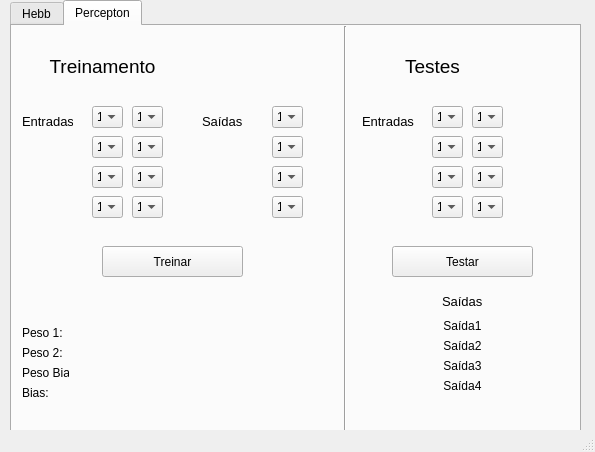
<?xml version="1.0" encoding="UTF-8"?>
<ui version="4.0">
 <class>MainWindow</class>
 <widget class="QMainWindow" name="MainWindow">
  <property name="geometry">
   <rect>
    <x>0</x>
    <y>0</y>
    <width>595</width>
    <height>452</height>
   </rect>
  </property>
  <property name="windowTitle">
   <string>MainWindow</string>
  </property>
  <widget class="QWidget" name="centralwidget">
   <widget class="QTabWidget" name="Perceptron_2">
    <property name="geometry">
     <rect>
      <x>10</x>
      <y>0</y>
      <width>571</width>
      <height>551</height>
     </rect>
    </property>
    <property name="currentIndex">
     <number>1</number>
    </property>
    <widget class="QWidget" name="Hebb">
     <attribute name="title">
      <string>Hebb</string>
     </attribute>
     <widget class="QLabel" name="label">
      <property name="geometry">
       <rect>
        <x>20</x>
        <y>20</y>
        <width>141</width>
        <height>41</height>
       </rect>
      </property>
      <property name="font">
       <font>
        <pointsize>14</pointsize>
       </font>
      </property>
      <property name="text">
       <string>Treinamento</string>
      </property>
      <property name="alignment">
       <set>Qt::AlignCenter</set>
      </property>
     </widget>
     <widget class="QLabel" name="label_2">
      <property name="geometry">
       <rect>
        <x>10</x>
        <y>80</y>
        <width>51</width>
        <height>31</height>
       </rect>
      </property>
      <property name="font">
       <font>
        <pointsize>10</pointsize>
       </font>
      </property>
      <property name="text">
       <string>Entradas</string>
      </property>
     </widget>
     <widget class="QComboBox" name="hebb9">
      <property name="geometry">
       <rect>
        <x>260</x>
        <y>80</y>
        <width>31</width>
        <height>22</height>
       </rect>
      </property>
      <property name="editable">
       <bool>false</bool>
      </property>
      <item>
       <property name="text">
        <string>1</string>
       </property>
      </item>
      <item>
       <property name="text">
        <string>-1</string>
       </property>
      </item>
     </widget>
     <widget class="QLabel" name="label_3">
      <property name="geometry">
       <rect>
        <x>190</x>
        <y>80</y>
        <width>61</width>
        <height>31</height>
       </rect>
      </property>
      <property name="font">
       <font>
        <pointsize>10</pointsize>
       </font>
      </property>
      <property name="text">
       <string>Saídas</string>
      </property>
     </widget>
     <widget class="QPushButton" name="botaotreinoHebb">
      <property name="geometry">
       <rect>
        <x>90</x>
        <y>220</y>
        <width>141</width>
        <height>31</height>
       </rect>
      </property>
      <property name="text">
       <string>Treinar</string>
      </property>
     </widget>
     <widget class="QComboBox" name="hebb10">
      <property name="geometry">
       <rect>
        <x>260</x>
        <y>110</y>
        <width>31</width>
        <height>22</height>
       </rect>
      </property>
      <property name="editable">
       <bool>false</bool>
      </property>
      <item>
       <property name="text">
        <string>1</string>
       </property>
      </item>
      <item>
       <property name="text">
        <string>-1</string>
       </property>
      </item>
     </widget>
     <widget class="QComboBox" name="hebb11">
      <property name="geometry">
       <rect>
        <x>260</x>
        <y>140</y>
        <width>31</width>
        <height>22</height>
       </rect>
      </property>
      <property name="editable">
       <bool>false</bool>
      </property>
      <item>
       <property name="text">
        <string>1</string>
       </property>
      </item>
      <item>
       <property name="text">
        <string>-1</string>
       </property>
      </item>
     </widget>
     <widget class="QComboBox" name="hebb12">
      <property name="geometry">
       <rect>
        <x>260</x>
        <y>170</y>
        <width>31</width>
        <height>22</height>
       </rect>
      </property>
      <property name="editable">
       <bool>false</bool>
      </property>
      <item>
       <property name="text">
        <string>1</string>
       </property>
      </item>
      <item>
       <property name="text">
        <string>-1</string>
       </property>
      </item>
     </widget>
     <widget class="QComboBox" name="hebb4">
      <property name="geometry">
       <rect>
        <x>120</x>
        <y>110</y>
        <width>31</width>
        <height>22</height>
       </rect>
      </property>
      <property name="editable">
       <bool>false</bool>
      </property>
      <item>
       <property name="text">
        <string>1</string>
       </property>
      </item>
      <item>
       <property name="text">
        <string>-1</string>
       </property>
      </item>
     </widget>
     <widget class="QComboBox" name="hebb2">
      <property name="geometry">
       <rect>
        <x>120</x>
        <y>80</y>
        <width>31</width>
        <height>22</height>
       </rect>
      </property>
      <property name="editable">
       <bool>false</bool>
      </property>
      <item>
       <property name="text">
        <string>1</string>
       </property>
      </item>
      <item>
       <property name="text">
        <string>-1</string>
       </property>
      </item>
     </widget>
     <widget class="QComboBox" name="hebb8">
      <property name="geometry">
       <rect>
        <x>120</x>
        <y>170</y>
        <width>31</width>
        <height>22</height>
       </rect>
      </property>
      <property name="editable">
       <bool>false</bool>
      </property>
      <item>
       <property name="text">
        <string>1</string>
       </property>
      </item>
      <item>
       <property name="text">
        <string>-1</string>
       </property>
      </item>
     </widget>
     <widget class="QComboBox" name="hebb6">
      <property name="geometry">
       <rect>
        <x>120</x>
        <y>140</y>
        <width>31</width>
        <height>22</height>
       </rect>
      </property>
      <property name="editable">
       <bool>false</bool>
      </property>
      <item>
       <property name="text">
        <string>1</string>
       </property>
      </item>
      <item>
       <property name="text">
        <string>-1</string>
       </property>
      </item>
     </widget>
     <widget class="QComboBox" name="hebb3">
      <property name="geometry">
       <rect>
        <x>80</x>
        <y>110</y>
        <width>31</width>
        <height>22</height>
       </rect>
      </property>
      <property name="editable">
       <bool>false</bool>
      </property>
      <item>
       <property name="text">
        <string>1</string>
       </property>
      </item>
      <item>
       <property name="text">
        <string>-1</string>
       </property>
      </item>
     </widget>
     <widget class="QComboBox" name="hebb1">
      <property name="geometry">
       <rect>
        <x>80</x>
        <y>80</y>
        <width>31</width>
        <height>22</height>
       </rect>
      </property>
      <property name="editable">
       <bool>false</bool>
      </property>
      <item>
       <property name="text">
        <string>1</string>
       </property>
      </item>
      <item>
       <property name="text">
        <string>-1</string>
       </property>
      </item>
     </widget>
     <widget class="QComboBox" name="hebb5">
      <property name="geometry">
       <rect>
        <x>80</x>
        <y>140</y>
        <width>31</width>
        <height>22</height>
       </rect>
      </property>
      <property name="editable">
       <bool>false</bool>
      </property>
      <item>
       <property name="text">
        <string>1</string>
       </property>
      </item>
      <item>
       <property name="text">
        <string>-1</string>
       </property>
      </item>
     </widget>
     <widget class="QComboBox" name="hebb7">
      <property name="geometry">
       <rect>
        <x>80</x>
        <y>170</y>
        <width>31</width>
        <height>22</height>
       </rect>
      </property>
      <property name="editable">
       <bool>false</bool>
      </property>
      <item>
       <property name="text">
        <string>1</string>
       </property>
      </item>
      <item>
       <property name="text">
        <string>-1</string>
       </property>
      </item>
     </widget>
     <widget class="QLabel" name="peso1">
      <property name="geometry">
       <rect>
        <x>56</x>
        <y>300</y>
        <width>61</width>
        <height>16</height>
       </rect>
      </property>
      <property name="text">
       <string/>
      </property>
     </widget>
     <widget class="QLabel" name="peso2">
      <property name="geometry">
       <rect>
        <x>50</x>
        <y>320</y>
        <width>47</width>
        <height>13</height>
       </rect>
      </property>
      <property name="text">
       <string/>
      </property>
     </widget>
     <widget class="QLabel" name="pesob">
      <property name="geometry">
       <rect>
        <x>70</x>
        <y>340</y>
        <width>111</width>
        <height>16</height>
       </rect>
      </property>
      <property name="text">
       <string/>
      </property>
     </widget>
     <widget class="QLabel" name="label_7">
      <property name="geometry">
       <rect>
        <x>350</x>
        <y>20</y>
        <width>141</width>
        <height>41</height>
       </rect>
      </property>
      <property name="font">
       <font>
        <pointsize>14</pointsize>
       </font>
      </property>
      <property name="text">
       <string>Testes</string>
      </property>
      <property name="alignment">
       <set>Qt::AlignCenter</set>
      </property>
     </widget>
     <widget class="Line" name="line">
      <property name="geometry">
       <rect>
        <x>323</x>
        <y>0</y>
        <width>20</width>
        <height>531</height>
       </rect>
      </property>
      <property name="orientation">
       <enum>Qt::Vertical</enum>
      </property>
     </widget>
     <widget class="QComboBox" name="hebb15">
      <property name="geometry">
       <rect>
        <x>420</x>
        <y>110</y>
        <width>31</width>
        <height>22</height>
       </rect>
      </property>
      <property name="editable">
       <bool>false</bool>
      </property>
      <item>
       <property name="text">
        <string>1</string>
       </property>
      </item>
      <item>
       <property name="text">
        <string>-1</string>
       </property>
      </item>
     </widget>
     <widget class="QComboBox" name="hebb19">
      <property name="geometry">
       <rect>
        <x>420</x>
        <y>170</y>
        <width>31</width>
        <height>22</height>
       </rect>
      </property>
      <property name="editable">
       <bool>false</bool>
      </property>
      <item>
       <property name="text">
        <string>1</string>
       </property>
      </item>
      <item>
       <property name="text">
        <string>-1</string>
       </property>
      </item>
     </widget>
     <widget class="QComboBox" name="hebb17">
      <property name="geometry">
       <rect>
        <x>420</x>
        <y>140</y>
        <width>31</width>
        <height>22</height>
       </rect>
      </property>
      <property name="editable">
       <bool>false</bool>
      </property>
      <item>
       <property name="text">
        <string>1</string>
       </property>
      </item>
      <item>
       <property name="text">
        <string>-1</string>
       </property>
      </item>
     </widget>
     <widget class="QComboBox" name="hebb13">
      <property name="geometry">
       <rect>
        <x>420</x>
        <y>80</y>
        <width>31</width>
        <height>22</height>
       </rect>
      </property>
      <property name="editable">
       <bool>false</bool>
      </property>
      <item>
       <property name="text">
        <string>1</string>
       </property>
      </item>
      <item>
       <property name="text">
        <string>-1</string>
       </property>
      </item>
     </widget>
     <widget class="QComboBox" name="hebb16">
      <property name="geometry">
       <rect>
        <x>460</x>
        <y>110</y>
        <width>31</width>
        <height>22</height>
       </rect>
      </property>
      <property name="editable">
       <bool>false</bool>
      </property>
      <item>
       <property name="text">
        <string>1</string>
       </property>
      </item>
      <item>
       <property name="text">
        <string>-1</string>
       </property>
      </item>
     </widget>
     <widget class="QComboBox" name="hebb20">
      <property name="geometry">
       <rect>
        <x>460</x>
        <y>170</y>
        <width>31</width>
        <height>22</height>
       </rect>
      </property>
      <property name="editable">
       <bool>false</bool>
      </property>
      <item>
       <property name="text">
        <string>1</string>
       </property>
      </item>
      <item>
       <property name="text">
        <string>-1</string>
       </property>
      </item>
     </widget>
     <widget class="QComboBox" name="hebb18">
      <property name="geometry">
       <rect>
        <x>460</x>
        <y>140</y>
        <width>31</width>
        <height>22</height>
       </rect>
      </property>
      <property name="editable">
       <bool>false</bool>
      </property>
      <item>
       <property name="text">
        <string>1</string>
       </property>
      </item>
      <item>
       <property name="text">
        <string>-1</string>
       </property>
      </item>
     </widget>
     <widget class="QComboBox" name="hebb14">
      <property name="geometry">
       <rect>
        <x>460</x>
        <y>80</y>
        <width>31</width>
        <height>22</height>
       </rect>
      </property>
      <property name="editable">
       <bool>false</bool>
      </property>
      <item>
       <property name="text">
        <string>1</string>
       </property>
      </item>
      <item>
       <property name="text">
        <string>-1</string>
       </property>
      </item>
     </widget>
     <widget class="QLabel" name="label_15">
      <property name="geometry">
       <rect>
        <x>350</x>
        <y>80</y>
        <width>61</width>
        <height>31</height>
       </rect>
      </property>
      <property name="font">
       <font>
        <pointsize>10</pointsize>
       </font>
      </property>
      <property name="text">
       <string>Entradas</string>
      </property>
     </widget>
     <widget class="QPushButton" name="botaotesteHebb">
      <property name="geometry">
       <rect>
        <x>380</x>
        <y>220</y>
        <width>141</width>
        <height>31</height>
       </rect>
      </property>
      <property name="text">
       <string>Testar</string>
      </property>
     </widget>
     <widget class="QLabel" name="label_16">
      <property name="geometry">
       <rect>
        <x>430</x>
        <y>260</y>
        <width>71</width>
        <height>31</height>
       </rect>
      </property>
      <property name="font">
       <font>
        <pointsize>10</pointsize>
       </font>
      </property>
      <property name="text">
       <string>Saídas</string>
      </property>
     </widget>
     <widget class="QLabel" name="saida1">
      <property name="geometry">
       <rect>
        <x>420</x>
        <y>290</y>
        <width>61</width>
        <height>20</height>
       </rect>
      </property>
      <property name="text">
       <string>Saída1</string>
      </property>
      <property name="alignment">
       <set>Qt::AlignCenter</set>
      </property>
     </widget>
     <widget class="QLabel" name="saida2">
      <property name="geometry">
       <rect>
        <x>420</x>
        <y>310</y>
        <width>61</width>
        <height>20</height>
       </rect>
      </property>
      <property name="text">
       <string>Saída2</string>
      </property>
      <property name="alignment">
       <set>Qt::AlignCenter</set>
      </property>
     </widget>
     <widget class="QLabel" name="saida3">
      <property name="geometry">
       <rect>
        <x>420</x>
        <y>330</y>
        <width>61</width>
        <height>20</height>
       </rect>
      </property>
      <property name="text">
       <string>Saída3</string>
      </property>
      <property name="alignment">
       <set>Qt::AlignCenter</set>
      </property>
     </widget>
     <widget class="QLabel" name="saida4">
      <property name="geometry">
       <rect>
        <x>420</x>
        <y>350</y>
        <width>61</width>
        <height>20</height>
       </rect>
      </property>
      <property name="text">
       <string>Saída4</string>
      </property>
      <property name="alignment">
       <set>Qt::AlignCenter</set>
      </property>
     </widget>
     <widget class="QLabel" name="label_4">
      <property name="geometry">
       <rect>
        <x>10</x>
        <y>300</y>
        <width>47</width>
        <height>13</height>
       </rect>
      </property>
      <property name="text">
       <string>Peso 1:</string>
      </property>
     </widget>
     <widget class="QLabel" name="label_5">
      <property name="geometry">
       <rect>
        <x>10</x>
        <y>320</y>
        <width>47</width>
        <height>13</height>
       </rect>
      </property>
      <property name="text">
       <string>Peso 2:</string>
      </property>
     </widget>
     <widget class="QLabel" name="label_6">
      <property name="geometry">
       <rect>
        <x>10</x>
        <y>340</y>
        <width>61</width>
        <height>16</height>
       </rect>
      </property>
      <property name="text">
       <string>Peso Bias:</string>
      </property>
     </widget>
    </widget>
    <widget class="QWidget" name="Perceptron">
     <attribute name="title">
      <string>Percepton</string>
     </attribute>
     <widget class="QLabel" name="label_26">
      <property name="geometry">
       <rect>
        <x>10</x>
        <y>300</y>
        <width>47</width>
        <height>13</height>
       </rect>
      </property>
      <property name="text">
       <string>Peso 1:</string>
      </property>
     </widget>
     <widget class="QComboBox" name="percep18">
      <property name="geometry">
       <rect>
        <x>460</x>
        <y>140</y>
        <width>31</width>
        <height>22</height>
       </rect>
      </property>
      <property name="editable">
       <bool>false</bool>
      </property>
      <item>
       <property name="text">
        <string>1</string>
       </property>
      </item>
      <item>
       <property name="text">
        <string>-1</string>
       </property>
      </item>
     </widget>
     <widget class="QLabel" name="label_27">
      <property name="geometry">
       <rect>
        <x>350</x>
        <y>80</y>
        <width>61</width>
        <height>31</height>
       </rect>
      </property>
      <property name="font">
       <font>
        <pointsize>10</pointsize>
       </font>
      </property>
      <property name="text">
       <string>Entradas</string>
      </property>
     </widget>
     <widget class="QPushButton" name="botaotreinoPercep">
      <property name="geometry">
       <rect>
        <x>90</x>
        <y>220</y>
        <width>141</width>
        <height>31</height>
       </rect>
      </property>
      <property name="text">
       <string>Treinar</string>
      </property>
     </widget>
     <widget class="QLabel" name="label_28">
      <property name="geometry">
       <rect>
        <x>10</x>
        <y>340</y>
        <width>47</width>
        <height>13</height>
       </rect>
      </property>
      <property name="text">
       <string>Peso Bias:</string>
      </property>
     </widget>
     <widget class="QComboBox" name="percep7">
      <property name="geometry">
       <rect>
        <x>80</x>
        <y>170</y>
        <width>31</width>
        <height>22</height>
       </rect>
      </property>
      <property name="editable">
       <bool>false</bool>
      </property>
      <item>
       <property name="text">
        <string>1</string>
       </property>
      </item>
      <item>
       <property name="text">
        <string>-1</string>
       </property>
      </item>
     </widget>
     <widget class="QComboBox" name="percep20">
      <property name="geometry">
       <rect>
        <x>460</x>
        <y>170</y>
        <width>31</width>
        <height>22</height>
       </rect>
      </property>
      <property name="editable">
       <bool>false</bool>
      </property>
      <item>
       <property name="text">
        <string>1</string>
       </property>
      </item>
      <item>
       <property name="text">
        <string>-1</string>
       </property>
      </item>
     </widget>
     <widget class="QLabel" name="label_29">
      <property name="geometry">
       <rect>
        <x>10</x>
        <y>320</y>
        <width>47</width>
        <height>13</height>
       </rect>
      </property>
      <property name="text">
       <string>Peso 2:</string>
      </property>
     </widget>
     <widget class="QLabel" name="label_30">
      <property name="geometry">
       <rect>
        <x>10</x>
        <y>80</y>
        <width>51</width>
        <height>31</height>
       </rect>
      </property>
      <property name="font">
       <font>
        <pointsize>10</pointsize>
       </font>
      </property>
      <property name="text">
       <string>Entradas</string>
      </property>
     </widget>
     <widget class="QComboBox" name="percep10">
      <property name="geometry">
       <rect>
        <x>260</x>
        <y>110</y>
        <width>31</width>
        <height>22</height>
       </rect>
      </property>
      <property name="editable">
       <bool>false</bool>
      </property>
      <item>
       <property name="text">
        <string>1</string>
       </property>
      </item>
      <item>
       <property name="text">
        <string>-1</string>
       </property>
      </item>
     </widget>
     <widget class="QComboBox" name="percep2">
      <property name="geometry">
       <rect>
        <x>120</x>
        <y>80</y>
        <width>31</width>
        <height>22</height>
       </rect>
      </property>
      <property name="editable">
       <bool>false</bool>
      </property>
      <item>
       <property name="text">
        <string>1</string>
       </property>
      </item>
      <item>
       <property name="text">
        <string>-1</string>
       </property>
      </item>
     </widget>
     <widget class="QPushButton" name="botaotestePercep">
      <property name="geometry">
       <rect>
        <x>380</x>
        <y>220</y>
        <width>141</width>
        <height>31</height>
       </rect>
      </property>
      <property name="text">
       <string>Testar</string>
      </property>
     </widget>
     <widget class="QComboBox" name="percep4">
      <property name="geometry">
       <rect>
        <x>120</x>
        <y>110</y>
        <width>31</width>
        <height>22</height>
       </rect>
      </property>
      <property name="editable">
       <bool>false</bool>
      </property>
      <item>
       <property name="text">
        <string>1</string>
       </property>
      </item>
      <item>
       <property name="text">
        <string>-1</string>
       </property>
      </item>
     </widget>
     <widget class="QComboBox" name="percep5">
      <property name="geometry">
       <rect>
        <x>80</x>
        <y>140</y>
        <width>31</width>
        <height>22</height>
       </rect>
      </property>
      <property name="editable">
       <bool>false</bool>
      </property>
      <item>
       <property name="text">
        <string>1</string>
       </property>
      </item>
      <item>
       <property name="text">
        <string>-1</string>
       </property>
      </item>
     </widget>
     <widget class="QComboBox" name="percep14">
      <property name="geometry">
       <rect>
        <x>460</x>
        <y>80</y>
        <width>31</width>
        <height>22</height>
       </rect>
      </property>
      <property name="editable">
       <bool>false</bool>
      </property>
      <item>
       <property name="text">
        <string>1</string>
       </property>
      </item>
      <item>
       <property name="text">
        <string>-1</string>
       </property>
      </item>
     </widget>
     <widget class="QComboBox" name="percep9">
      <property name="geometry">
       <rect>
        <x>260</x>
        <y>80</y>
        <width>31</width>
        <height>22</height>
       </rect>
      </property>
      <property name="editable">
       <bool>false</bool>
      </property>
      <item>
       <property name="text">
        <string>1</string>
       </property>
      </item>
      <item>
       <property name="text">
        <string>-1</string>
       </property>
      </item>
     </widget>
     <widget class="QLabel" name="label_31">
      <property name="geometry">
       <rect>
        <x>350</x>
        <y>20</y>
        <width>141</width>
        <height>41</height>
       </rect>
      </property>
      <property name="font">
       <font>
        <pointsize>14</pointsize>
       </font>
      </property>
      <property name="text">
       <string>Testes</string>
      </property>
      <property name="alignment">
       <set>Qt::AlignCenter</set>
      </property>
     </widget>
     <widget class="QComboBox" name="percep19">
      <property name="geometry">
       <rect>
        <x>420</x>
        <y>170</y>
        <width>31</width>
        <height>22</height>
       </rect>
      </property>
      <property name="editable">
       <bool>false</bool>
      </property>
      <item>
       <property name="text">
        <string>1</string>
       </property>
      </item>
      <item>
       <property name="text">
        <string>-1</string>
       </property>
      </item>
     </widget>
     <widget class="QComboBox" name="percep12">
      <property name="geometry">
       <rect>
        <x>260</x>
        <y>170</y>
        <width>31</width>
        <height>22</height>
       </rect>
      </property>
      <property name="editable">
       <bool>false</bool>
      </property>
      <item>
       <property name="text">
        <string>1</string>
       </property>
      </item>
      <item>
       <property name="text">
        <string>-1</string>
       </property>
      </item>
     </widget>
     <widget class="QComboBox" name="percep13">
      <property name="geometry">
       <rect>
        <x>420</x>
        <y>80</y>
        <width>31</width>
        <height>22</height>
       </rect>
      </property>
      <property name="editable">
       <bool>false</bool>
      </property>
      <item>
       <property name="text">
        <string>1</string>
       </property>
      </item>
      <item>
       <property name="text">
        <string>-1</string>
       </property>
      </item>
     </widget>
     <widget class="QComboBox" name="percep1">
      <property name="geometry">
       <rect>
        <x>80</x>
        <y>80</y>
        <width>31</width>
        <height>22</height>
       </rect>
      </property>
      <property name="editable">
       <bool>false</bool>
      </property>
      <item>
       <property name="text">
        <string>1</string>
       </property>
      </item>
      <item>
       <property name="text">
        <string>-1</string>
       </property>
      </item>
     </widget>
     <widget class="QComboBox" name="percep6">
      <property name="geometry">
       <rect>
        <x>120</x>
        <y>140</y>
        <width>31</width>
        <height>22</height>
       </rect>
      </property>
      <property name="editable">
       <bool>false</bool>
      </property>
      <item>
       <property name="text">
        <string>1</string>
       </property>
      </item>
      <item>
       <property name="text">
        <string>-1</string>
       </property>
      </item>
     </widget>
     <widget class="QLabel" name="label_32">
      <property name="geometry">
       <rect>
        <x>190</x>
        <y>80</y>
        <width>61</width>
        <height>31</height>
       </rect>
      </property>
      <property name="font">
       <font>
        <pointsize>10</pointsize>
       </font>
      </property>
      <property name="text">
       <string>Saídas</string>
      </property>
     </widget>
     <widget class="Line" name="line_4">
      <property name="geometry">
       <rect>
        <x>323</x>
        <y>0</y>
        <width>20</width>
        <height>531</height>
       </rect>
      </property>
      <property name="orientation">
       <enum>Qt::Vertical</enum>
      </property>
     </widget>
     <widget class="QComboBox" name="percep11">
      <property name="geometry">
       <rect>
        <x>260</x>
        <y>140</y>
        <width>31</width>
        <height>22</height>
       </rect>
      </property>
      <property name="editable">
       <bool>false</bool>
      </property>
      <item>
       <property name="text">
        <string>1</string>
       </property>
      </item>
      <item>
       <property name="text">
        <string>-1</string>
       </property>
      </item>
     </widget>
     <widget class="QComboBox" name="percep3">
      <property name="geometry">
       <rect>
        <x>80</x>
        <y>110</y>
        <width>31</width>
        <height>22</height>
       </rect>
      </property>
      <property name="editable">
       <bool>false</bool>
      </property>
      <item>
       <property name="text">
        <string>1</string>
       </property>
      </item>
      <item>
       <property name="text">
        <string>-1</string>
       </property>
      </item>
     </widget>
     <widget class="QComboBox" name="percep17">
      <property name="geometry">
       <rect>
        <x>420</x>
        <y>140</y>
        <width>31</width>
        <height>22</height>
       </rect>
      </property>
      <property name="editable">
       <bool>false</bool>
      </property>
      <item>
       <property name="text">
        <string>1</string>
       </property>
      </item>
      <item>
       <property name="text">
        <string>-1</string>
       </property>
      </item>
     </widget>
     <widget class="QComboBox" name="percep16">
      <property name="geometry">
       <rect>
        <x>460</x>
        <y>110</y>
        <width>31</width>
        <height>22</height>
       </rect>
      </property>
      <property name="editable">
       <bool>false</bool>
      </property>
      <item>
       <property name="text">
        <string>1</string>
       </property>
      </item>
      <item>
       <property name="text">
        <string>-1</string>
       </property>
      </item>
     </widget>
     <widget class="QLabel" name="label_33">
      <property name="geometry">
       <rect>
        <x>20</x>
        <y>20</y>
        <width>141</width>
        <height>41</height>
       </rect>
      </property>
      <property name="font">
       <font>
        <pointsize>14</pointsize>
       </font>
      </property>
      <property name="text">
       <string>Treinamento</string>
      </property>
      <property name="alignment">
       <set>Qt::AlignCenter</set>
      </property>
     </widget>
     <widget class="QComboBox" name="percep15">
      <property name="geometry">
       <rect>
        <x>420</x>
        <y>110</y>
        <width>31</width>
        <height>22</height>
       </rect>
      </property>
      <property name="editable">
       <bool>false</bool>
      </property>
      <item>
       <property name="text">
        <string>1</string>
       </property>
      </item>
      <item>
       <property name="text">
        <string>-1</string>
       </property>
      </item>
     </widget>
     <widget class="QComboBox" name="percep8">
      <property name="geometry">
       <rect>
        <x>120</x>
        <y>170</y>
        <width>31</width>
        <height>22</height>
       </rect>
      </property>
      <property name="editable">
       <bool>false</bool>
      </property>
      <item>
       <property name="text">
        <string>1</string>
       </property>
      </item>
      <item>
       <property name="text">
        <string>-1</string>
       </property>
      </item>
     </widget>
     <widget class="QLabel" name="peso1percep">
      <property name="geometry">
       <rect>
        <x>60</x>
        <y>300</y>
        <width>47</width>
        <height>13</height>
       </rect>
      </property>
      <property name="text">
       <string/>
      </property>
     </widget>
     <widget class="QLabel" name="peso2percep">
      <property name="geometry">
       <rect>
        <x>60</x>
        <y>320</y>
        <width>47</width>
        <height>13</height>
       </rect>
      </property>
      <property name="text">
       <string/>
      </property>
     </widget>
     <widget class="QLabel" name="pesobpercep">
      <property name="geometry">
       <rect>
        <x>70</x>
        <y>340</y>
        <width>47</width>
        <height>13</height>
       </rect>
      </property>
      <property name="text">
       <string/>
      </property>
     </widget>
     <widget class="QLabel" name="saida2percep">
      <property name="geometry">
       <rect>
        <x>420</x>
        <y>310</y>
        <width>61</width>
        <height>20</height>
       </rect>
      </property>
      <property name="text">
       <string>Saída2</string>
      </property>
      <property name="alignment">
       <set>Qt::AlignCenter</set>
      </property>
     </widget>
     <widget class="QLabel" name="saida1percep">
      <property name="geometry">
       <rect>
        <x>420</x>
        <y>290</y>
        <width>61</width>
        <height>20</height>
       </rect>
      </property>
      <property name="text">
       <string>Saída1</string>
      </property>
      <property name="alignment">
       <set>Qt::AlignCenter</set>
      </property>
     </widget>
     <widget class="QLabel" name="saida3percep">
      <property name="geometry">
       <rect>
        <x>420</x>
        <y>330</y>
        <width>61</width>
        <height>20</height>
       </rect>
      </property>
      <property name="text">
       <string>Saída3</string>
      </property>
      <property name="alignment">
       <set>Qt::AlignCenter</set>
      </property>
     </widget>
     <widget class="QLabel" name="saida4percep">
      <property name="geometry">
       <rect>
        <x>420</x>
        <y>350</y>
        <width>61</width>
        <height>20</height>
       </rect>
      </property>
      <property name="text">
       <string>Saída4</string>
      </property>
      <property name="alignment">
       <set>Qt::AlignCenter</set>
      </property>
     </widget>
     <widget class="QLabel" name="label_17">
      <property name="geometry">
       <rect>
        <x>430</x>
        <y>260</y>
        <width>71</width>
        <height>31</height>
       </rect>
      </property>
      <property name="font">
       <font>
        <pointsize>10</pointsize>
       </font>
      </property>
      <property name="text">
       <string>Saídas</string>
      </property>
     </widget>
     <widget class="QLabel" name="label_8">
      <property name="geometry">
       <rect>
        <x>10</x>
        <y>360</y>
        <width>47</width>
        <height>13</height>
       </rect>
      </property>
      <property name="text">
       <string>Bias:</string>
      </property>
     </widget>
     <widget class="QLabel" name="bias">
      <property name="geometry">
       <rect>
        <x>40</x>
        <y>360</y>
        <width>47</width>
        <height>13</height>
       </rect>
      </property>
      <property name="text">
       <string/>
      </property>
     </widget>
    </widget>
   </widget>
  </widget>
  <widget class="QMenuBar" name="menubar">
   <property name="geometry">
    <rect>
     <x>0</x>
     <y>0</y>
     <width>595</width>
     <height>21</height>
    </rect>
   </property>
   <property name="defaultUp">
    <bool>false</bool>
   </property>
  </widget>
  <widget class="QStatusBar" name="statusbar"/>
 </widget>
 <resources/>
 <connections/>
</ui>
